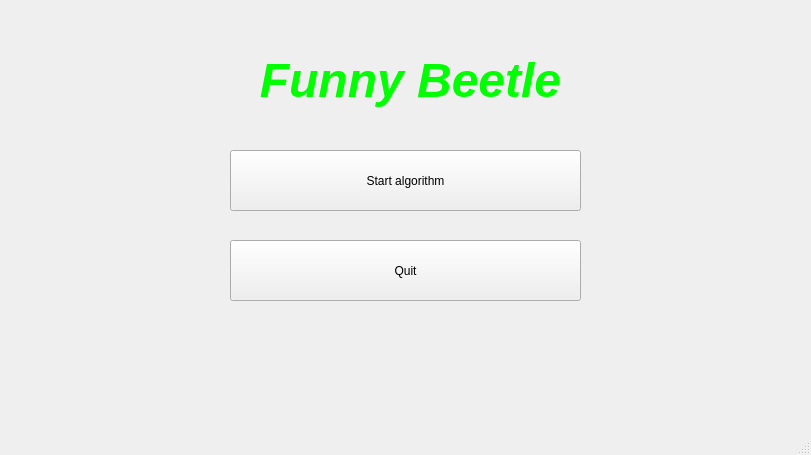
<?xml version="1.0" encoding="UTF-8"?>
<ui version="4.0">
 <class>MainWindow</class>
 <widget class="QMainWindow" name="MainWindow">
  <property name="geometry">
   <rect>
    <x>0</x>
    <y>0</y>
    <width>811</width>
    <height>455</height>
   </rect>
  </property>
  <property name="windowTitle">
   <string>MainWindow</string>
  </property>
  <widget class="QWidget" name="centralwidget">
   <widget class="QLabel" name="label">
    <property name="geometry">
     <rect>
      <x>110</x>
      <y>30</y>
      <width>601</width>
      <height>101</height>
     </rect>
    </property>
    <property name="text">
     <string>&lt;html&gt;&lt;head/&gt;&lt;body&gt;&lt;p align=&quot;center&quot;&gt;&lt;span style=&quot; font-size:36pt; font-weight:600; font-style:italic; color:#00ff00;&quot;&gt;Funny Beetle&lt;/span&gt;&lt;/p&gt;&lt;/body&gt;&lt;/html&gt;</string>
    </property>
   </widget>
   <widget class="QPushButton" name="pushButton">
    <property name="geometry">
     <rect>
      <x>230</x>
      <y>150</y>
      <width>351</width>
      <height>61</height>
     </rect>
    </property>
    <property name="text">
     <string>Start algorithm</string>
    </property>
   </widget>
   <widget class="QPushButton" name="pushButton_2">
    <property name="geometry">
     <rect>
      <x>230</x>
      <y>240</y>
      <width>351</width>
      <height>61</height>
     </rect>
    </property>
    <property name="text">
     <string>Quit</string>
    </property>
   </widget>
  </widget>
  <widget class="QMenuBar" name="menubar">
   <property name="geometry">
    <rect>
     <x>0</x>
     <y>0</y>
     <width>811</width>
     <height>26</height>
    </rect>
   </property>
  </widget>
  <widget class="QStatusBar" name="statusbar"/>
 </widget>
 <resources/>
 <connections/>
</ui>
